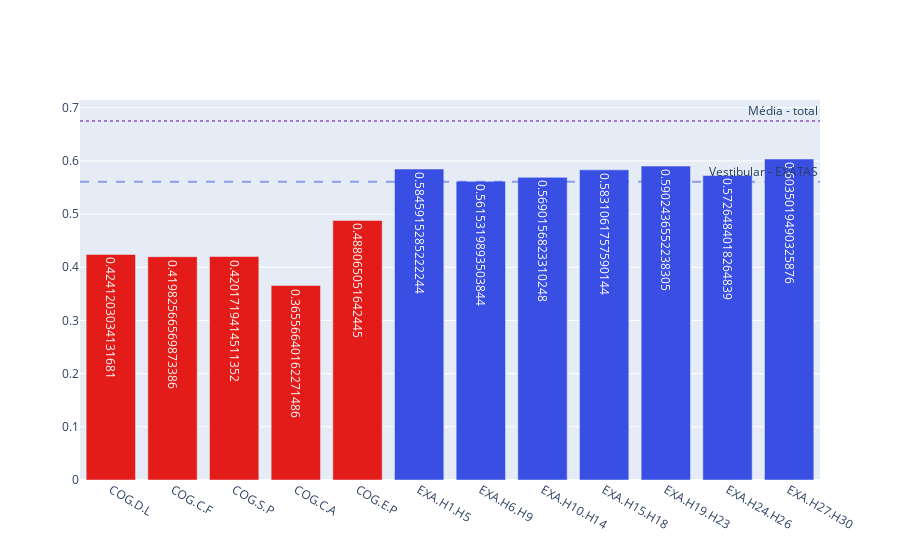
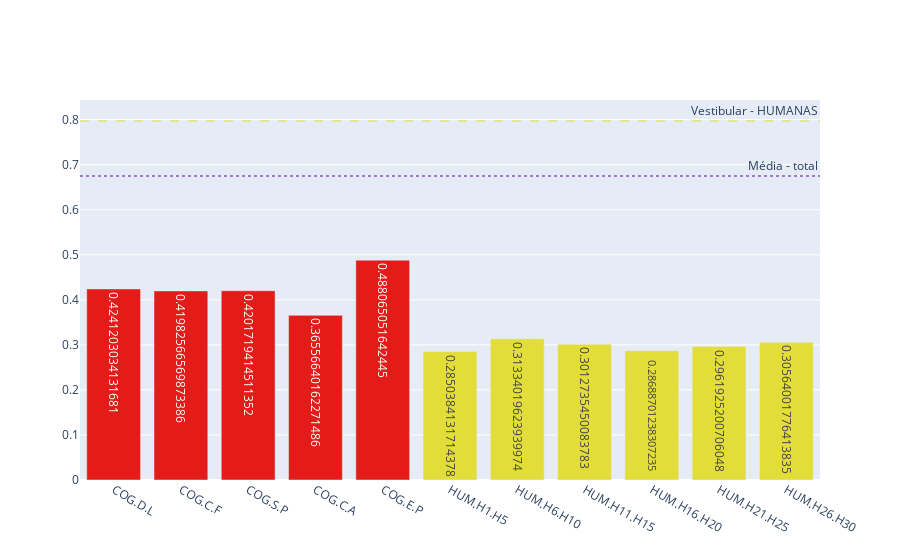
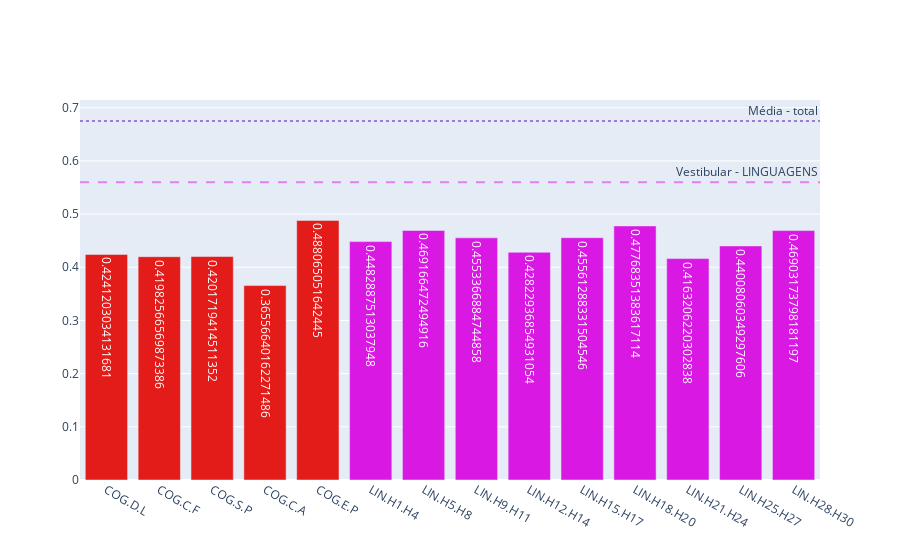
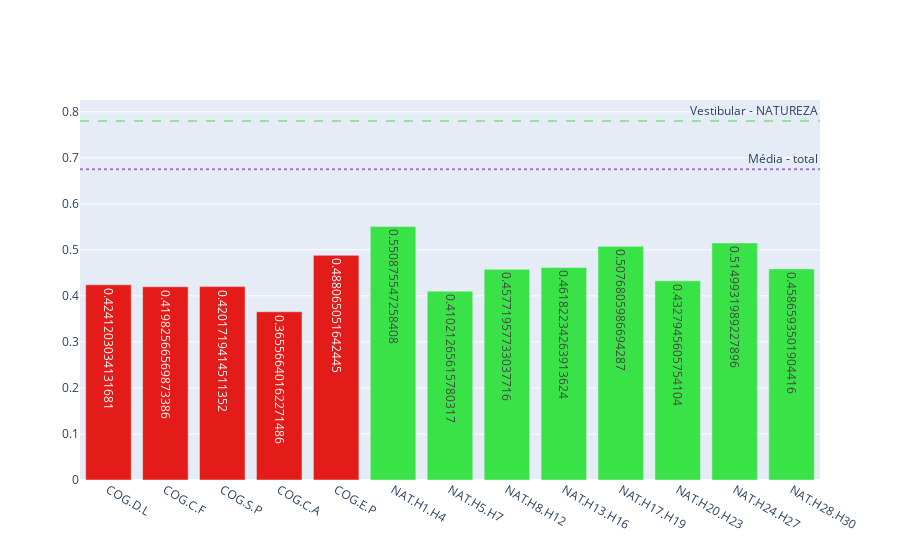

The cell these charts' notebook holds for them, in order:
### Markdown cell above
A vizualização não fica tão agradável, portanto vamos seprar em graficos para cada área.

### Code cell
#fazer um plot para cada area
area_values_dict = {}
for area in ['EXATAS', 'HUMANAS', 'LINGUAGENS', 'NATUREZA']:
    area_columns = [competencias_dict[key]['codigo'] for key in perfil_em.keys() if competencias_dict[key]['area'] == area or competencias_dict[key]['area'] == 'COGNITIVOS']
    area_values_em = [perfil_em[key] for key in perfil_em.keys() if competencias_dict[key]['area'] == area or competencias_dict[key]['area'] == 'COGNITIVOS']
    
    area_colors = [cores[competencias_dict[key]['area']] for key in perfil_em.keys() if competencias_dict[key]['area'] == area or competencias_dict[key]['area'] == 'COGNITIVOS']

    constant_lines = [
        {
            'name': 'Vestibular - {}'.format(area),
            'y': nota_enem[area],
            'color': cores[area],
            'dash': 'dash'  # Linha da média com estilo diferente
        },
        {
            'name': 'Média - total',
            'y': nota_enem['MEDIA'],
            'color': cores['MEDIA'],
            'dash': 'dot'  # Linha da média com estilo diferente
        } 
    ]
    print(f"Plotando área: {area}")
    print("Colunas:", area_columns)
    print("Cores:", area_colors)
    print("Valores EM:", area_values_em)

    fig_area = bar_plot(
        area_columns,
        f'Competências - {area}',
        area_values_em,
        True,
        constant_lines,
        area_colors
    )

    area_values_dict[area] = area_values_em

### Figure 1 — Plotly figure (JSON) as saved in the notebook; plotly's stock layout.template omitted (floating-point values rounded to 4 significant figures)
{"data": [{"marker": {"color": ["#e31c19", "#e31c19", "#e31c19", "#e31c19", "#e31c19", "#394fe3", "#394fe3", "#394fe3", "#394fe3", "#394fe3", "#394fe3", "#394fe3"]}, "name": "Competências - EXATAS", "text": ["0.4241203034131681", "0.41982566569873386", "0.4201719414511352", "0.36556640162271486", "0.488065051642445", "0.5845915285222244", "0.5615319893503844", "0.5690156823310248", "0.5831061757590144", "0.5902436552238305", "0.5726484018264839", "0.6035019490325876"], "textposition": "auto", "type": "bar", "x": ["COG.D.L", "COG.C.F", "COG.S.P", "COG.C.A", "COG.E.P", "EXA.H1.H5", "EXA.H6.H9", "EXA.H10.H14", "EXA.H15.H18", "EXA.H19.H23", "EXA.H24.H26", "EXA.H27.H30"], "y": [0.4241, 0.4198, 0.4202, 0.3656, 0.4881, 0.5846, 0.5615, 0.569, 0.5831, 0.5902, 0.5726, 0.6035]}], "layout": {"annotations": [{"showarrow": false, "text": "Vestibular - EXATAS", "x": 1, "xanchor": "right", "xref": "x domain", "y": 0.561, "yanchor": "bottom", "yref": "y"}, {"showarrow": false, "text": "Média - total", "x": 1, "xanchor": "right", "xref": "x domain", "y": 0.675, "yanchor": "bottom", "yref": "y"}], "shapes": [{"line": {"color": "#394fe3", "dash": "dash"}, "opacity": 0.5, "type": "line", "x0": 0, "x1": 1, "xref": "x domain", "y0": 0.561, "y1": 0.561, "yref": "y"}, {"line": {"color": "#6007b3", "dash": "dot"}, "opacity": 0.5, "type": "line", "x0": 0, "x1": 1, "xref": "x domain", "y0": 0.675, "y1": 0.675, "yref": "y"}]}}

### Figure 2 — Plotly figure (JSON) as saved in the notebook; plotly's stock layout.template omitted (floating-point values rounded to 4 significant figures)
{"data": [{"marker": {"color": ["#e31c19", "#e31c19", "#e31c19", "#e31c19", "#e31c19", "#e3dd39", "#e3dd39", "#e3dd39", "#e3dd39", "#e3dd39", "#e3dd39"]}, "name": "Competências - HUMANAS", "text": ["0.4241203034131681", "0.41982566569873386", "0.4201719414511352", "0.36556640162271486", "0.488065051642445", "0.2850384131714378", "0.31334019623939974", "0.3012735450083783", "0.28688701238307235", "0.2961925200706048", "0.30564001776413835"], "textposition": "auto", "type": "bar", "x": ["COG.D.L", "COG.C.F", "COG.S.P", "COG.C.A", "COG.E.P", "HUM.H1.H5", "HUM.H6.H10", "HUM.H11.H15", "HUM.H16.H20", "HUM.H21.H25", "HUM.H26.H30"], "y": [0.4241, 0.4198, 0.4202, 0.3656, 0.4881, 0.285, 0.3133, 0.3013, 0.2869, 0.2962, 0.3056]}], "layout": {"annotations": [{"showarrow": false, "text": "Vestibular - HUMANAS", "x": 1, "xanchor": "right", "xref": "x domain", "y": 0.797, "yanchor": "bottom", "yref": "y"}, {"showarrow": false, "text": "Média - total", "x": 1, "xanchor": "right", "xref": "x domain", "y": 0.675, "yanchor": "bottom", "yref": "y"}], "shapes": [{"line": {"color": "#e3dd39", "dash": "dash"}, "opacity": 0.5, "type": "line", "x0": 0, "x1": 1, "xref": "x domain", "y0": 0.797, "y1": 0.797, "yref": "y"}, {"line": {"color": "#6007b3", "dash": "dot"}, "opacity": 0.5, "type": "line", "x0": 0, "x1": 1, "xref": "x domain", "y0": 0.675, "y1": 0.675, "yref": "y"}]}}

### Figure 3 — Plotly figure (JSON) as saved in the notebook; plotly's stock layout.template omitted (floating-point values rounded to 4 significant figures)
{"data": [{"marker": {"color": ["#e31c19", "#e31c19", "#e31c19", "#e31c19", "#e31c19", "#d919e3", "#d919e3", "#d919e3", "#d919e3", "#d919e3", "#d919e3", "#d919e3", "#d919e3", "#d919e3"]}, "name": "Competências - LINGUAGENS", "text": ["0.4241203034131681", "0.41982566569873386", "0.4201719414511352", "0.36556640162271486", "0.488065051642445", "0.4482887513037948", "0.469166472494916", "0.4553366884744858", "0.42822936854931054", "0.45561288331504546", "0.47768351383617114", "0.4163206220302838", "0.44008060349297606", "0.46903173798181197"], "textposition": "auto", "type": "bar", "x": ["COG.D.L", "COG.C.F", "COG.S.P", "COG.C.A", "COG.E.P", "LIN.H1.H4", "LIN.H5.H8", "LIN.H9.H11", "LIN.H12.H14", "LIN.H15.H17", "LIN.H18.H20", "LIN.H21.H24", "LIN.H25.H27", "LIN.H28.H30"], "y": [0.4241, 0.4198, 0.4202, 0.3656, 0.4881, 0.4483, 0.4692, 0.4553, 0.4282, 0.4556, 0.4777, 0.4163, 0.4401, 0.469]}], "layout": {"annotations": [{"showarrow": false, "text": "Vestibular - LINGUAGENS", "x": 1, "xanchor": "right", "xref": "x domain", "y": 0.56, "yanchor": "bottom", "yref": "y"}, {"showarrow": false, "text": "Média - total", "x": 1, "xanchor": "right", "xref": "x domain", "y": 0.675, "yanchor": "bottom", "yref": "y"}], "shapes": [{"line": {"color": "#d919e3", "dash": "dash"}, "opacity": 0.5, "type": "line", "x0": 0, "x1": 1, "xref": "x domain", "y0": 0.56, "y1": 0.56, "yref": "y"}, {"line": {"color": "#6007b3", "dash": "dot"}, "opacity": 0.5, "type": "line", "x0": 0, "x1": 1, "xref": "x domain", "y0": 0.675, "y1": 0.675, "yref": "y"}]}}

### Figure 4 — Plotly figure (JSON) as saved in the notebook; plotly's stock layout.template omitted (floating-point values rounded to 4 significant figures)
{"data": [{"marker": {"color": ["#e31c19", "#e31c19", "#e31c19", "#e31c19", "#e31c19", "#39e347", "#39e347", "#39e347", "#39e347", "#39e347", "#39e347", "#39e347", "#39e347"]}, "name": "Competências - NATUREZA", "text": ["0.4241203034131681", "0.41982566569873386", "0.4201719414511352", "0.36556640162271486", "0.488065051642445", "0.550875547258408", "0.41021265615780317", "0.45771957733037716", "0.46182234263913624", "0.5076805986694287", "0.4327945605754104", "0.5149931989227896", "0.4586593501904416"], "textposition": "auto", "type": "bar", "x": ["COG.D.L", "COG.C.F", "COG.S.P", "COG.C.A", "COG.E.P", "NAT.H1.H4", "NAT.H5.H7", "NAT.H8.H12", "NAT.H13.H16", "NAT.H17.H19", "NAT.H20.H23", "NAT.H24.H27", "NAT.H28.H30"], "y": [0.4241, 0.4198, 0.4202, 0.3656, 0.4881, 0.5509, 0.4102, 0.4577, 0.4618, 0.5077, 0.4328, 0.515, 0.4587]}], "layout": {"annotations": [{"showarrow": false, "text": "Vestibular - NATUREZA", "x": 1, "xanchor": "right", "xref": "x domain", "y": 0.78, "yanchor": "bottom", "yref": "y"}, {"showarrow": false, "text": "Média - total", "x": 1, "xanchor": "right", "xref": "x domain", "y": 0.675, "yanchor": "bottom", "yref": "y"}], "shapes": [{"line": {"color": "#39e347", "dash": "dash"}, "opacity": 0.5, "type": "line", "x0": 0, "x1": 1, "xref": "x domain", "y0": 0.78, "y1": 0.78, "yref": "y"}, {"line": {"color": "#6007b3", "dash": "dot"}, "opacity": 0.5, "type": "line", "x0": 0, "x1": 1, "xref": "x domain", "y0": 0.675, "y1": 0.675, "yref": "y"}]}}
